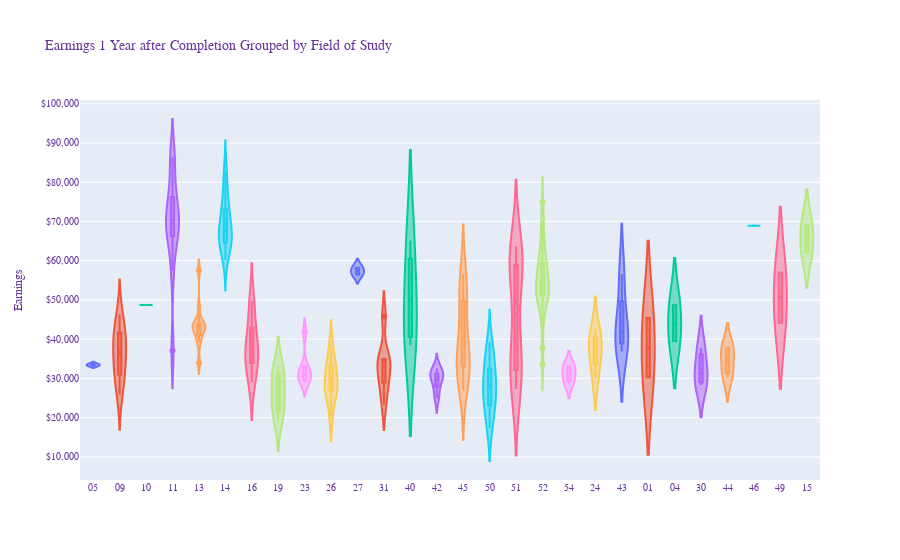

Here is the notebook cell this chart was saved with:
### Code cell
fig = go.Figure()

fields = df['CIPFIELD'].unique().tolist() # Get list of unique fields of study

# Create violin plot for each field of study
for field in fields:
    fig.add_trace(go.Violin(x=df['CIPFIELD'][df['CIPFIELD'] == field],
                            y=df['EARN_MDN_1YR'][df['CIPFIELD'] == field],
                            name=field,
                            box_visible=True,
                            meanline_visible=True,
                            showlegend=False))

# Format the plot
fig.update_yaxes(tickformat="$,.0f")
fig.update_layout(
    title="Earnings 1 Year after Completion Grouped by Field of Study",
    yaxis_title="Earnings",
    font=dict(
        family="Courier New, monospace",
        size=10,
        color="RebeccaPurple"
    )
)

### Figure 1 — Plotly figure (JSON) as saved in the notebook; plotly's stock layout.template omitted (floating-point values rounded to 4 significant figures)
{"data": [{"box": {"visible": true}, "meanline": {"visible": true}, "name": "05", "showlegend": false, "type": "violin", "x": ["05", "05"], "y": [33213, 33660]}, {"box": {"visible": true}, "meanline": {"visible": true}, "name": "09", "showlegend": false, "type": "violin", "x": ["09", "09", "09", "09", "09", "09", "09", "09", "09"], "y": [34657, 46269, 30187, 38390, 25858, 41488, 42257, 37210, 31263]}, {"box": {"visible": true}, "meanline": {"visible": true}, "name": "10", "showlegend": false, "type": "violin", "x": ["10"], "y": [48703]}, {"box": {"visible": true}, "meanline": {"visible": true}, "name": "11", "showlegend": false, "type": "violin", "x": ["11", "11", "11", "11", "11", "11", "11", "11", "11", "11", "11", "11"], "y": [71979, 86469, 67784, 57418, 70780, 75364, 37101, 66403, 65910, 85652, 77117, 69835]}, {"box": {"visible": true}, "meanline": {"visible": true}, "name": "13", "showlegend": false, "type": "violin", "x": ["13", "13", "13", "13", "13", "13", "13", "13", "13", "13", "13", "13", "13"], "y": [43375, 39074, 42659, 43637, 40441, 57508, 43193, 33949, 41208, 43698, 48025, 42655, 44739]}, {"box": {"visible": true}, "meanline": {"visible": true}, "name": "14", "showlegend": false, "type": "violin", "x": ["14", "14", "14", "14", "14", "14", "14", "14", "14", "14", "14", "14", "14", "14", "14"], "y": [71134, 64584, 79784, 75488, 65881, 67138, 60203, 67878, 64542, 82864, 63887, 73510, 64713, 71975, 67601]}, {"box": {"visible": true}, "meanline": {"visible": true}, "name": "16", "showlegend": false, "type": "violin", "x": ["16", "16", "16", "16", "16", "16", "16"], "y": [33247, 49724, 37715, 37698, 29046, 44728, 35904]}, {"box": {"visible": true}, "meanline": {"visible": true}, "name": "19", "showlegend": false, "type": "violin", "x": ["19", "19", "19", "19", "19", "19", "19"], "y": [24348, 19031, 25552, 30564, 21265, 32998, 31167]}, {"box": {"visible": true}, "meanline": {"visible": true}, "name": "23", "showlegend": false, "type": "violin", "x": ["23", "23", "23", "23", "23", "23", "23"], "y": [28928, 31920, 41726, 29158, 30897, 33292, 30804]}, {"box": {"visible": true}, "meanline": {"visible": true}, "name": "26", "showlegend": false, "type": "violin", "x": ["26", "26", "26", "26", "26", "26", "26", "26", "26"], "y": [20357, 26908, 27544, 26616, 31621, 27274, 33436, 38438, 33052]}, {"box": {"visible": true}, "meanline": {"visible": true}, "name": "27", "showlegend": false, "type": "violin", "x": ["27", "27"], "y": [58223, 56462]}, {"box": {"visible": true}, "meanline": {"visible": true}, "name": "31", "showlegend": false, "type": "violin", "x": ["31", "31", "31", "31", "31", "31", "31"], "y": [45748, 23297, 28579, 29740, 35104, 34364, 34152]}, {"box": {"visible": true}, "meanline": {"visible": true}, "name": "40", "showlegend": false, "type": "violin", "x": ["40", "40", "40"], "y": [65065, 38443, 46844]}, {"box": {"visible": true}, "meanline": {"visible": true}, "name": "42", "showlegend": false, "type": "violin", "x": ["42", "42", "42", "42", "42", "42"], "y": [30691, 24986, 27843, 30434, 32569, 31234]}, {"box": {"visible": true}, "meanline": {"visible": true}, "name": "45", "showlegend": false, "type": "violin", "x": ["45", "45", "45", "45", "45", "45", "45", "45", "45", "45", "45", "45", "45", "45"], "y": [56599, 35192, 49714, 47758, 33075, 26905, 56160, 35714, 30047, 31466, 33315, 51466, 41114, 35082]}, {"box": {"visible": true}, "meanline": {"visible": true}, "name": "50", "showlegend": false, "type": "violin", "x": ["50", "50", "50", "50", "50", "50", "50", "50", "50", "50", "50", "50", "50", "50", "50"], "y": [36853, 28248, 29558, 31129, 17223, 25895, 31454, 22929, 36784, 22648, 23730, 25918, 32828, 39217, 17779]}, {"box": {"visible": true}, "meanline": {"visible": true}, "name": "51", "showlegend": false, "type": "violin", "x": ["51", "51", "51", "51", "51", "51", "51", "51", "51", "51", "51", "51", "51", "51", "51", "51", "51", "51"], "y": [28408, 58242, 27319, 28163, 57610, 58924, 30686, 32166, 59532, 35667, 62547, 39128, 41529, 58815, 63701, 34343, 58928, 59998]}, {"box": {"visible": true}, "meanline": {"visible": true}, "name": "52", "showlegend": false, "type": "violin", "x": ["52", "52", "52", "52", "52", "52", "52", "52", "52", "52", "52", "52", "52", "52", "52", "52", "52", "52", "52", "52", "52", "52", "52", "52", "52", "52", "52", "52", "52", "52", "52", "52"], "y": [64372, 62338, 70080, 53829, 74883, 58291, 59117, 69456, 46898, 33485, 49448, 54453, 56594, 51511, 56394, 51058, 57758, 37706, 51672, 50902, 59878, 60152, 51688, 57781, 51486, 50279, 53424, 64997, 51347, 55931, 51938, 44300]}, {"box": {"visible": true}, "meanline": {"visible": true}, "name": "54", "showlegend": false, "type": "violin", "x": ["54", "54", "54", "54"], "y": [33397, 30136, 32694, 28541]}, {"box": {"visible": true}, "meanline": {"visible": true}, "name": "24", "showlegend": false, "type": "violin", "x": ["24", "24", "24", "24"], "y": [36981, 30086, 42698, 38071]}, {"box": {"visible": true}, "meanline": {"visible": true}, "name": "43", "showlegend": false, "type": "violin", "x": ["43", "43", "43", "43"], "y": [36865, 42800, 56578, 40955]}, {"box": {"visible": true}, "meanline": {"visible": true}, "name": "01", "showlegend": false, "type": "violin", "x": ["01", "01"], "y": [45395, 30278]}, {"box": {"visible": true}, "meanline": {"visible": true}, "name": "04", "showlegend": false, "type": "violin", "x": ["04", "04"], "y": [48671, 39464]}, {"box": {"visible": true}, "meanline": {"visible": true}, "name": "30", "showlegend": false, "type": "violin", "x": ["30", "30", "30"], "y": [28338, 31108, 37755]}, {"box": {"visible": true}, "meanline": {"visible": true}, "name": "44", "showlegend": false, "type": "violin", "x": ["44", "44", "44", "44"], "y": [30124, 32598, 37283, 38055]}, {"box": {"visible": true}, "meanline": {"visible": true}, "name": "46", "showlegend": false, "type": "violin", "x": ["46"], "y": [68886]}, {"box": {"visible": true}, "meanline": {"visible": true}, "name": "49", "showlegend": false, "type": "violin", "x": ["49", "49"], "y": [56993, 44128]}, {"box": {"visible": true}, "meanline": {"visible": true}, "name": "15", "showlegend": false, "type": "violin", "x": ["15", "15"], "y": [69077, 62141]}], "layout": {"font": {"color": "RebeccaPurple", "family": "Courier New, monospace", "size": 10}, "title": {"text": "Earnings 1 Year after Completion Grouped by Field of Study"}, "yaxis": {"tickformat": "$,.0f", "title": {"text": "Earnings"}}}}
